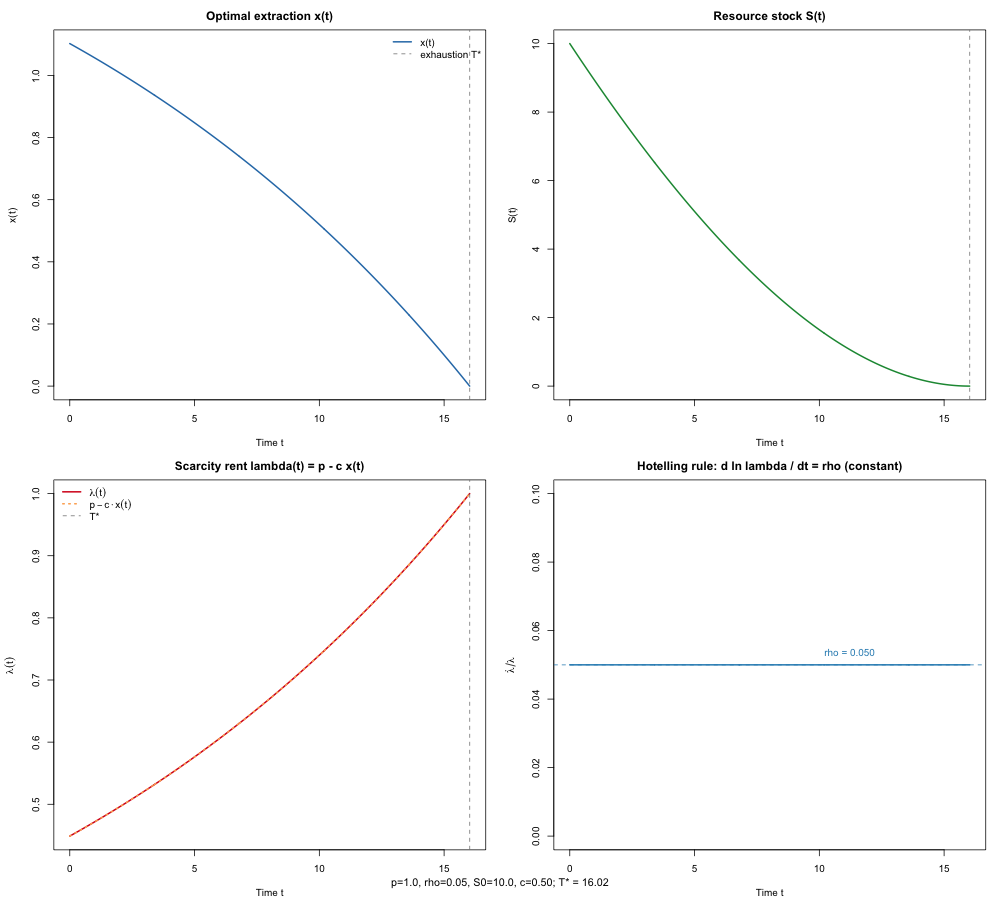

Source code (R):
# Extraction problem simulation (Hotelling rule)
# Model: maximize ∫ e^{-rho t} [p x(t) - 0.5 * c * x(t)^2] dt
# s.t. S'(t) = -x(t), S(0) = S0, x(t) >= 0, S(t) >= 0
# FOC: p - c x = lambda (present-value co-state), and lambda' = rho * lambda
# With p=1 (constant), solution has lambda(t) = lambda0 * exp(rho t),
# x(t) = max((p - lambda(t))/c, 0), and extraction stops when lambda reaches p.

# Parameters (feel free to tweak c)
p   <- 1.0
rho <- 0.05
S0  <- 10.0
c   <- 0.5   # slope of marginal extraction cost (MC = c * x)

# Total extraction up to the exhaustion time T where lambda(T)=p
# T(lambda0) = (1/rho) * log(p / lambda0)
# Q(lambda0) = ∫_0^T (p - lambda0 * e^{rho t})/c dt
#            = (1/c) [ p T - (lambda0/rho) (e^{rho T} - 1) ]
#            = (1/c) [ p T - (1/rho) (p - lambda0) ]
# We choose lambda0 so that Q(lambda0) = S0.

extract_total <- function(lambda0, p, rho, c) {
  T <- log(p / lambda0) / rho
  Q <- (1 / c) * (p * T - (1 / rho) * (p - lambda0))
  return(Q)
}

# Root function for uniroot: extract_total(lambda0) - S0 = 0
f_root <- function(lambda0) extract_total(lambda0, p, rho, c) - S0

# Solve for lambda0 in (0, p). lambda0 is the initial scarcity rent.
lambda0 <- uniroot(f_root, interval = c(1e-10, p - 1e-10))$root
# Exhaustion time T* is defined by lambda(T*) = p
T_star  <- log(p / lambda0) / rho

# Time grid (simulate up to exhaustion)
N <- 600
t <- seq(0, T_star, length.out = N)

# Co-state (scarcity rent) and controls
lambda_t <- lambda0 * exp(rho * t)
x_t      <- pmax((p - lambda_t) / c, 0)

# Stock path (analytic expression up to T) and clipped at zero
S_t <- S0 - (1 / c) * (p * t - (lambda0 / rho) * (exp(rho * t) - 1))
S_t <- pmax(S_t, 0)

# Hotelling growth rate: lambda_dot / lambda = rho (constant)
lambda_dot_over_lambda <- rep(rho, length(t))

# Print key solution values
cat(sprintf("Solved lambda0 = %.6f, exhaustion time T* = %.4f\n", lambda0, T_star))

# Utility to determine script directory for saving figures
get_script_dir <- function() {
  args <- commandArgs(trailingOnly = FALSE)
  file_arg <- grep("^--file=", args, value = TRUE)
  if (length(file_arg) > 0) {
    return(dirname(sub("^--file=", "", file_arg[1])))
  }
  # Fallback: current working directory (e.g., when run interactively)
  return(getwd())
}

out_dir <- get_script_dir()

# Plot trajectories: x(t), S(t), lambda(t), and Hotelling growth
png(file.path(out_dir, "extraction_sim.png"), width = 1000, height = 900)
par(mfrow = c(2, 2), mar = c(4.2, 4.5, 2.5, 1.2))

# 1) Extraction rate x(t)
plot(t, x_t, type = "l", lwd = 2, col = "#2C7BB6",
     xlab = "Time t", ylab = "x(t)", main = "Optimal extraction x(t)")
abline(v = T_star, lty = 2, col = "gray50")
legend("topright", legend = c("x(t)", "exhaustion T*"),
       lty = c(1, 2), lwd = c(2, 1), col = c("#2C7BB6", "gray50"), bty = "n")

# 2) Stock S(t)
plot(t, S_t, type = "l", lwd = 2, col = "#1A9641",
     xlab = "Time t", ylab = "S(t)", main = "Resource stock S(t)")
abline(v = T_star, lty = 2, col = "gray50")

# 3) Scarcity rent lambda(t) and net price p - c x(t) (they coincide)
rent_implied <- p - c * x_t
plot(t, lambda_t, type = "l", lwd = 2, col = "#D7191C",
     xlab = "Time t", ylab = expression(lambda(t)), main = "Scarcity rent lambda(t) = p - c x(t)")
lines(t, rent_implied, lty = 3, lwd = 2, col = "#FDAE61")
abline(v = T_star, lty = 2, col = "gray50")
legend("topleft", legend = c(expression(lambda(t)), expression(p - c %.% x(t)), "T*"),
       lty = c(1, 3, 2), lwd = c(2, 2, 1), col = c("#D7191C", "#FDAE61", "gray50"), bty = "n")

# 4) Hotelling growth: d ln lambda / dt = rho
plot(t, lambda_dot_over_lambda, type = "l", lwd = 2, col = "#2B8CBE",
     xlab = "Time t", ylab = expression(dot(lambda)/lambda),
     ylim = c(0, max(rho * 1.2, 0.1)),
     main = "Hotelling rule: d ln lambda / dt = rho (constant)")
abline(h = rho, lty = 2, col = "#2B8CBE")
text(x = max(t) * 0.7, y = rho * 1.02, labels = sprintf("rho = %.3f", rho), pos = 3, col = "#2B8CBE")

mtext(sprintf("p=%.1f, rho=%.2f, S0=%.1f, c=%.2f; T* = %.2f", p, rho, S0, c, T_star),
      side = 1, outer = TRUE, line = -2, cex = 0.9)

dev.off()

# Also display the plots in an interactive session
if (interactive()) {
  par(mfrow = c(3, 1), mar = c(4.2, 4.5, 2.5, 1.2))
  plot(t, x_t, type = "l", lwd = 2, col = "#2C7BB6", xlab = "Time t", ylab = "x(t)", main = "Optimal extraction x(t)")
  abline(v = T_star, lty = 2, col = "gray50")
  plot(t, S_t, type = "l", lwd = 2, col = "#1A9641", xlab = "Time t", ylab = "S(t)", main = "Resource stock S(t)")
  abline(v = T_star, lty = 2, col = "gray50")
  plot(t, lambda_t, type = "l", lwd = 2, col = "#D7191C", xlab = "Time t", ylab = expression(lambda(t)), main = "Scarcity rent lambda(t)")
  abline(v = T_star, lty = 2, col = "gray50")
}
